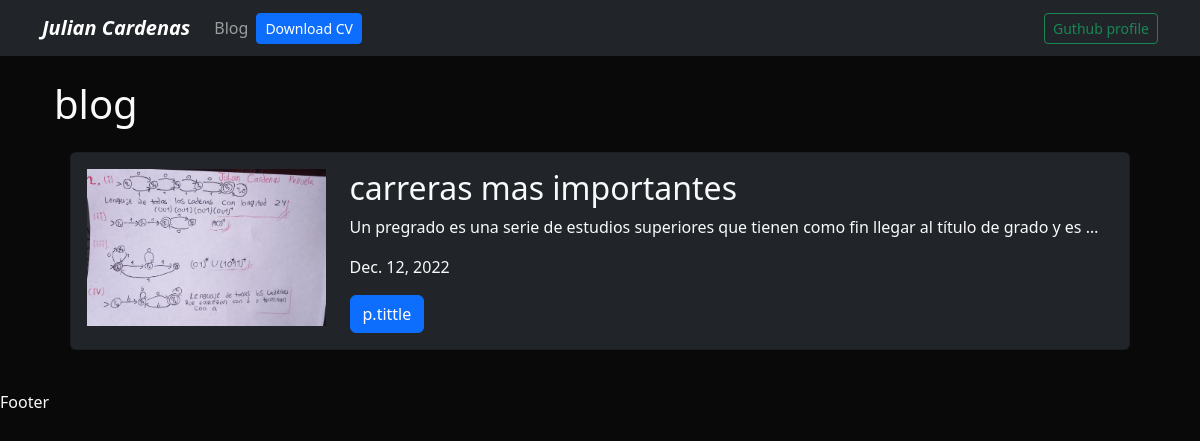
The page /blog/ on the database as committed earlier.
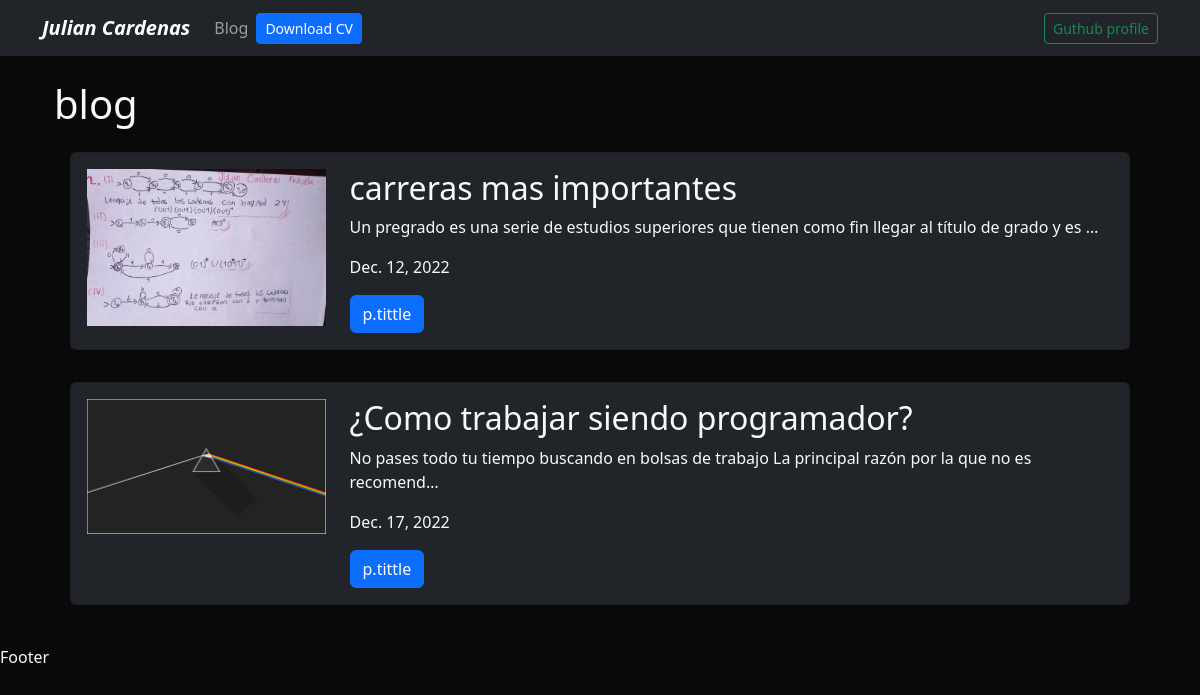
The same page on the database as committed later.
### blog/models.py (models this page shows)
class Post(models.Model):
    tittle = CharField(max_length=50)
    description = TextField()
    image = ImageField(upload_to='blog/images/')
    date = DateField(default= datetime.date.today)

### blog/views.py (the view)
# urls.py: path('', render_posts, name='posts'),
def render_posts(request):
    posts = Post.objects.all()
    return render(request, 'posts.html',{'posts': posts})

### blog/templates/posts.html
{% extends 'layout.html' %}
{% block content %}
<h1>blog</h1>
{% for p in posts  %}
<div class="p-3">
    <div class="card card-body bg-dark">
        <div class="row">
            <div class="col-3">
                <img src="{{p.image.url}}" alt="{{p.tittle}}" class="img-fluid">
            </div>
            <div class="col-9">
                <h2>{{p.tittle}}</h2>
                <p>{{p.description|safe|truncatechars:100}}</p>
                <p>{{p.date}}</p>
                <a href="{% url 'blog:post_detail' p.id %}" class="btn btn-primary">p.tittle</a>
            </div>
        </div>
    </div>
</div>
{% endfor %}
{% endblock %}

### portafolio/templates/layout.html (shortened to what this page needs)
{% load static %}
<!DOCTYPE html>
<html lang="en">
<head>
    <link href="https://cdn.jsdelivr.net/npm/bootstrap@5.2.3/dist/css/bootstrap.min.css" rel="stylesheet">
    <link rel="stylesheet" href="{% static 'main.css' %}">
</head>
<body class="text-light">
    {% include 'partials/navbar.html' %}
    <div class="container p-4">
        {% block content %}
        {% endblock %}
    </div>
    <footer>Footer</footer>
</body>
</html>

### portafolio/templates/partials/navbar.html (shortened to what this page needs)
{% load static %}
<nav class="navbar navbar-expand-lg navbar-dark bg-dark">
    <div class="container">
      <a class="navbar-brand fw-bold fst-italic" href="/">Julian Cardenas</a>
      <div class="collapse navbar-collapse" id="navbarSupportedContent">
        <ul class="navbar-nav me-auto ">
          <li class="nav-item">
            <a class="nav-link" href="{% url 'blog:posts' %}">Blog</a>
          </li>
          <li class="nav-item d-flex align-items-center">
            <a class="btn btn-primary btn-sm" href="{% static 'portafolio/español-cv-python-backend.pdf' %}" target="_blank">Download CV</a>
          </li>
        </ul>
        <a class="btn btn-sm btn-outline-success" href="https://github.com/juliancape" target="_blank">Guthub profile</a>
      </div>
    </div>
  </nav>

### portafolio/static/main.css (style rules this page uses)
body { background: #090909; }

Rows that differ between the two databases and show on the page:
added Post: image (picture), tittle "¿Como trabajar siendo programador?", description "No pases todo tu tiempo buscando en bolsas de trabajo La principal razón por la que no es recomend…", date "Dec. 17, 2022"
